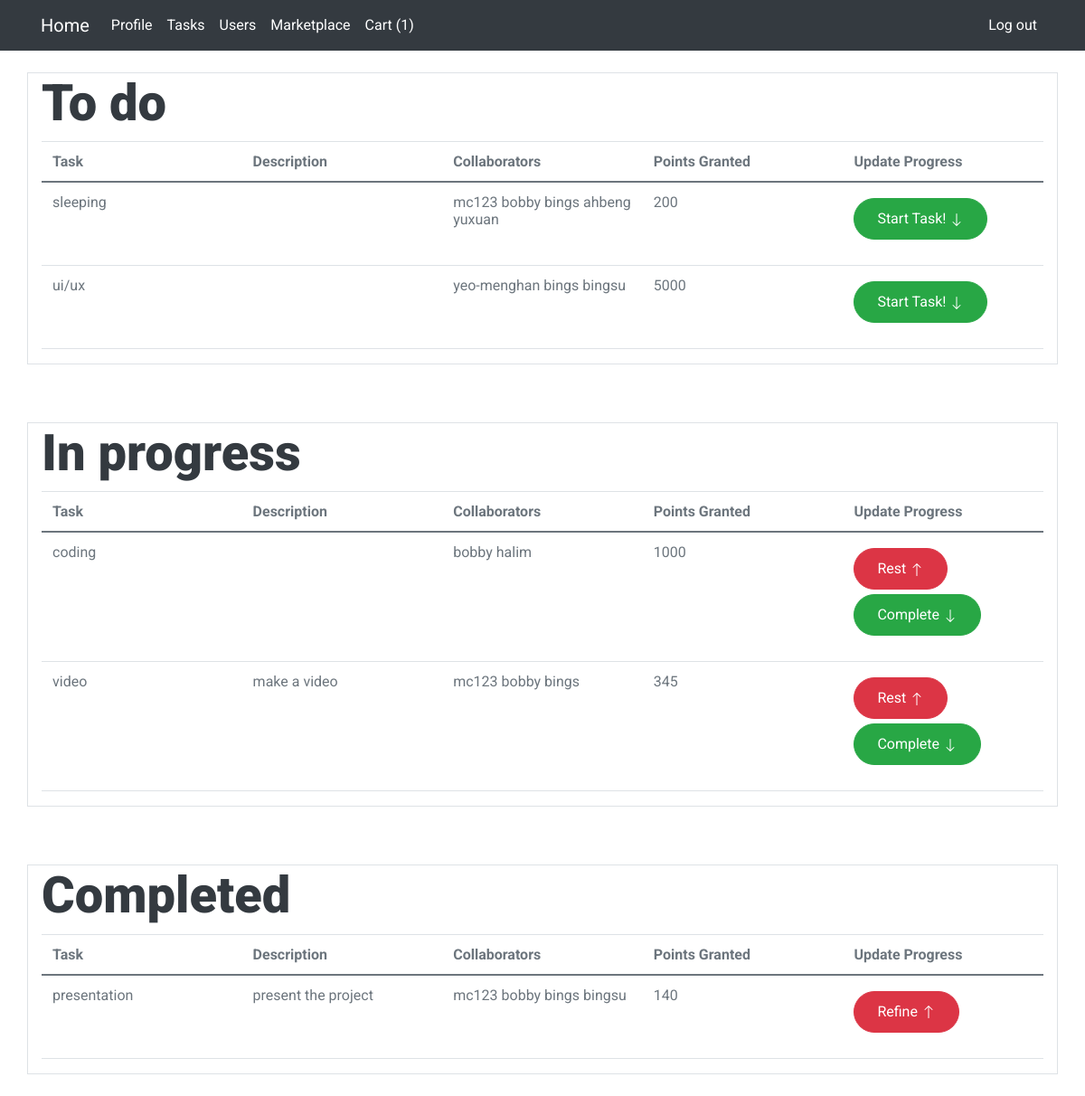
The page /main/tasks (signed in) on the database as committed earlier.
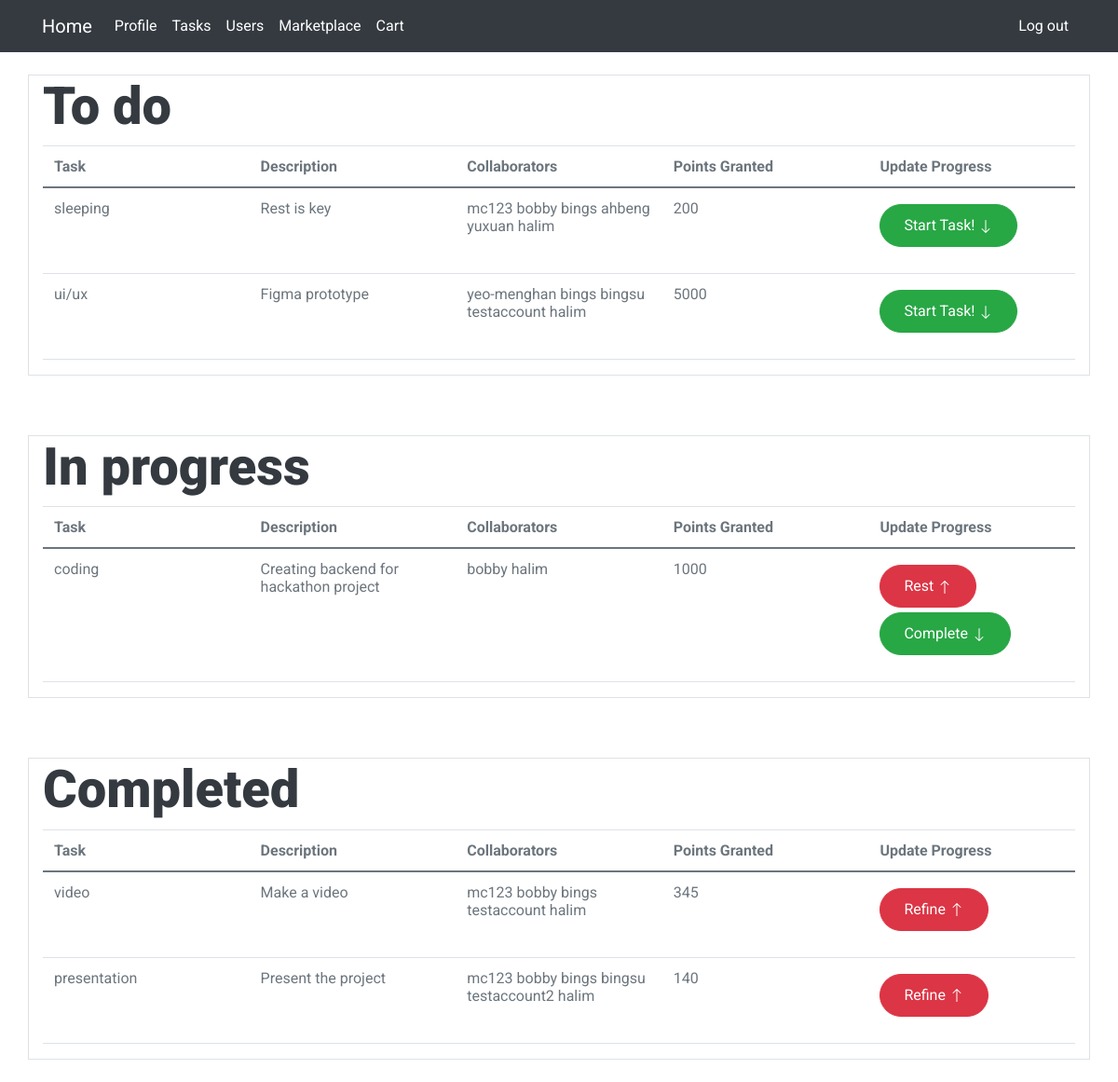
The same page on the database as committed later.
### main/models.py (models this page shows, shortened)
class Task(models.Model):
    STATUS = (
        ('To do', 'To do'),
        ('In progress', 'In progress'),
        ('Completed', 'Completed'),
    )
    name = models.CharField(max_length = 64)
    description = models.TextField("Description", max_length=600, default='', blank=True)
    points_granted = models.IntegerField()
    status = models.CharField(max_length=100, choices=STATUS, default='To do')

class CustomUser(models.Model):
    user = models.OneToOneField(User, on_delete=models.CASCADE)
    DEPARTMENT = (
        ('Operations', 'Operations'),
        ('Infocomm technology', 'Infocomm technology'),
        ('Engineering', 'Engineering'),
        ('Corportate', 'Corporate')
    )
    email = models.EmailField(unique=True)
    department = models.CharField(max_length=100, choices=DEPARTMENT)
    description = models.TextField("Description", max_length=600, default='', blank=True)
    points = models.IntegerField(default=0)
    tasks = models.ManyToManyField(Task, blank=True, related_name='users')
    birthday = models.DateField()

### main/views.py (the view)
# urls.py: path('tasks', views.tasks, name="tasks"),
@login_required(login_url='/main/login')
def tasks(request):
    to_do = Task.objects.filter(status="To do")
    in_progress = Task.objects.filter(status="In progress")
    completed = Task.objects.filter(status="Completed")
    return render(request, 'main/tasks.html', {
        "to_do": to_do,
        "in_progress": in_progress,
        "completed": completed,
    })

### main/context_processor.py (called while the page is built)
def cart_count(request):
    try:
        current_user = CustomUser.objects.get(user=request.user)
        cart_count = Cart.objects.filter(user=current_user).count()
        return {
            'cart_count' : cart_count
        }
    except TypeError:
        return []

### main/templates/main/tasks.html (shortened to what this page needs)
{% extends "main/layout.html" %}
{% block body %}
    <div class="container">
      <div class ="row">
        <div class="col-12 border">
          <h1 class="display-4">To do</h1>
        <table class="table table-hover">
          <thead>
            <tr>
              <th style="width: 20%">Task</th>
              <th style="width: 20%">Description</th>
              <th style="width: 20%">Collaborators</th>
              <th style="width: 20%">Points Granted</th>
              <th style="width: 20%">Update Progress</th>
            </tr>
          </thead>
          <tbody>
            {% for task in to_do %}
            <tr>
              <td scope="row">{{ task.name }}</th>
              <td>{{ task.description }}</td>
              <td>{% for user in task.users.all %} {{user.user.username}} {% endfor %}</td>
              <td>{{ task.points_granted }}</td>
              <td>
                <form action="{% url 'main:edit_task' %}" method="post">
                  <button type="submit" name='task_status' value="In progress" class="btn btn-success">Start Task!
                    <svg xmlns="http://www.w3.org/2000/svg" width="16" height="16" fill="currentColor" class="bi bi-arrow-down" viewBox="0 0 16 16">
                      <path fill-rule="evenodd" d="M8 1a.5.5 0 0 1 .5.5v11.793l3.146-3.147a.5.5 0 0 1 .708.708l-4 4a.5.5 0 0 1-.708 0l-4-4a.5.5 0 0 1 .708-.708L7.5 13.293V1.5A.5.5 0 0 1 8 1z"/>
                    </svg>
                  </button>
                </form>
              </td>
            </tr>
            {% endfor %}
          </tbody>
        </table>
        </div>
        <div class="empty-div"><p></p></div>
          <div class="col-12 border">
            <h1 class="display-4">In progress</h1>
          <table class="table table-hover">
            <thead>
              <tr>
                <th style="width: 20%">Task</th>
                <th style="width: 20%">Description</th>
                <th style="width: 20%">Collaborators</th>
                <th style="width: 20%">Points Granted</th>
                <th style="width: 20%">Update Progress</th>
              </tr>
            </thead>
            <tbody>
              {% for task in in_progress %}
              <tr>
                <td scope="row">{{ task.name }}</th>
                <td>{{ task.description }}</td>
                <td>{% for user in task.users.all %} {{user.user.username}} {% endfor %}</td>
                <td>{{ task.points_granted }}</td>
                <td>
                  <form action="{% url 'main:edit_task' %}" method="post">
                    <button type="submit" name='task_status' value="To do" class="btn btn-danger">Rest
                      <svg xmlns="http://www.w3.org/2000/svg" width="16" height="16" fill="currentColor" class="bi bi-arrow-up" viewBox="0 0 16 16">
                        <path fill-rule="evenodd" d="M8 15a.5.5 0 0 0 .5-.5V2.707l3.146 3.147a.5.5 0 0 0 .708-.708l-4-4a.5.5 0 0 0-.708 0l-4 4a.5.5 0 1 0 .708.708L7.5 2.707V14.5a.5.5 0 0 0 .5.5z"/>
                      </svg>
                    </button>
                    <button type="submit" name='task_status' value="Completed" class="btn btn-success">Complete
                      <svg xmlns="http://www.w3.org/2000/svg" width="16" height="16" fill="currentColor" class="bi bi-arrow-down" viewBox="0 0 16 16">
                        <path fill-rule="evenodd" d="M8 1a.5.5 0 0 1 .5.5v11.793l3.146-3.147a.5.5 0 0 1 .708.708l-4 4a.5.5 0 0 1-.708 0l-4-4a.5.5 0 0 1 .708-.708L7.5 13.293V1.5A.5.5 0 0 1 8 1z"/>
                      </svg>
                    </button>
                  </form>
                </td>
              </tr>
              {% endfor %}
            </tbody>
          </table>
          </div>
          <div class="empty-div"><p></p></div>
          <div class="col-12 border">
            <h1 class="display-4">Completed</h1>
          <table class="table table-hover">
            <thead>
              <th style="width: 20%">Task</th>
              <th style="width: 20%">Description</th>
              <th style="width: 20%">Collaborators</th>
              <th style="width: 20%">Points Granted</th>
              <th style="width: 20%">Update Progress</th>
          </thead>
          <tbody>
            {% for task in completed %}
            <tr>
              <td scope="row">{{ task.name }}</th>
              <td>{{ task.description }}</td>
              <td>{% for user in task.users.all %} {{user.user.username}} {% endfor %}</td>
              <td>{{ task.points_granted }}</td>
                <td>
                  <form action="{% url 'main:edit_task' %}" method="post">
                    <button type="submit" name='task_status' value="In progress" class="btn btn-danger">Refine
                      <svg xmlns="http://www.w3.org/2000/svg" width="16" height="16" fill="currentColor" class="bi bi-arrow-up" viewBox="0 0 16 16">
                        <path fill-rule="evenodd" d="M8 15a.5.5 0 0 0 .5-.5V2.707l3.146 3.147a.5.5 0 0 0 .708-.708l-4-4a.5.5 0 0 0-.708 0l-4 4a.5.5 0 1 0 .708.708L7.5 2.707V14.5a.5.5 0 0 0 .5.5z"/>
                      </svg>
                    </button>
                  </form>
                </td>
              </tr>
              {% endfor %}
            </tbody>
          </table>
          </div>
        </div>
      </div>
    </div>
{% endblock %}

### main/templates/main/layout.html (shortened to what this page needs)
{% load static %}
<!DOCTYPE = html>
<html language = "en">
    <head>
        <link href="https://cdnjs.cloudflare.com/ajax/libs/font-awesome/5.10.0/css/all.min.css" rel="stylesheet">
        <link href="{% static 'profile/lib/owlcarousel/assets/owl.carousel.min.css' %}" rel="stylesheet">
        <link href="{% static 'profile/lib/lightbox/css/lightbox.min.css' %}" rel="stylesheet">
        <link href="https://cdn.jsdelivr.net/npm/bootstrap@5.0.2/dist/css/bootstrap.min.css" rel="stylesheet"
>
        <link href="{% static 'styles.css' %}" rel="stylesheet">
        <link href="{% static 'profile/css/style.css' %}" rel="stylesheet">
    </head>
    <body data-spy="scroll" data-target=".navbar" data-offset="51">
        <div class="container-xxl">
            <nav class="navbar navbar-expand-lg navbar-dark bg-dark fixed-top">
                <div class="container-xl" margin-top=0px>
                    <a class="navbar-brand" href="{% url 'main:index' %}">Home</a>
                    <nav class="collapse navbar-collapse" id="navbarSupportedContent">
                        <ul class="navbar-nav me-auto mb-2 mb-lg-0">
                            <li class="nav-item">
                                <a class="nav-link active" aria-current="page" href="{% url 'main:profile' %}">Profile</a>
                            </li>
                            <li class="nav-item">
                                <a class="nav-link active" aria-current="page" href="{% url 'main:tasks' %}">Tasks</a>
                            </li>
                            <li class="nav-item">
                                <a class="nav-link active" aria-current="page" href="{% url 'main:users' %}">Users</a>
                            </li>
                            <li class="nav-item">
                                <a class="nav-link active" aria-current="page"
                                    href="{% url 'main:marketplace' %}">Marketplace</a>
                            </li>
                            <li class="nav-item">
                                <a class="nav-link active" aria-current="page" href="{% url 'main:view_cart' %}">
                                    Cart {% if cart_count > 0 %} ({{cart_count}}) {% endif %}
                                </a>
                            </li>
                        </ul>
                    </nav>
                    <div class="float-right">
                        <ul class="navbar-nav me-auto mb-2 mb-lg-0">
                            <li class="nav-item">
                                <a href="{% url 'main:logout' %}" class="nav-link active">Log out</a>
                            </li>
                        </ul>
                    </div>
                </div>
            </nav>
        </div class>
        <div class = "container-xxl body-container">
            {% block body%}
            {% endblock %}
    </body>
</html>

### main/static/styles.css (style rules this page uses)
body { font-family: var(--bs-font-sans-serif); background-color: #f7f7f7; color: #000000; }
.body-container { margin-top: 5rem !important; margin-bottom: 1.5rem !important; }
.empty-div { margin-top: 3rem !important; }
.btn { margin-top: 5px; }

Rows that differ between the two databases and show on the page:
changed Task "sleeping": description (not shown) → "Rest is key"; gains CustomUser (user.username "halim")
changed Task "ui/ux": description (not shown) → "Figma prototype"; gains CustomUser (user.username "halim")
added CustomUser: user.username "testaccount"
changed Task "coding": description (not shown) → "Creating backend for hackathon project"
changed Task "video": gains CustomUser (user.username "mc123"); gains CustomUser (user.username "bobby"); gains CustomUser (user.username "bings"); gains CustomUser (user.username "halim"); loses CustomUser (user.username "mc123"); loses CustomUser (user.username "bobby"); loses CustomUser (user.username "bings"); moves from the list under "In progress" to the list under "Completed"
changed Task "presentation": description "present the project" → "Present the project"; gains CustomUser (user.username "halim")
added CustomUser: user.username "testaccount2", shown under Task "presentation"
Other text that changed with them:
{{ cart_count }}: "1" → (not shown)
